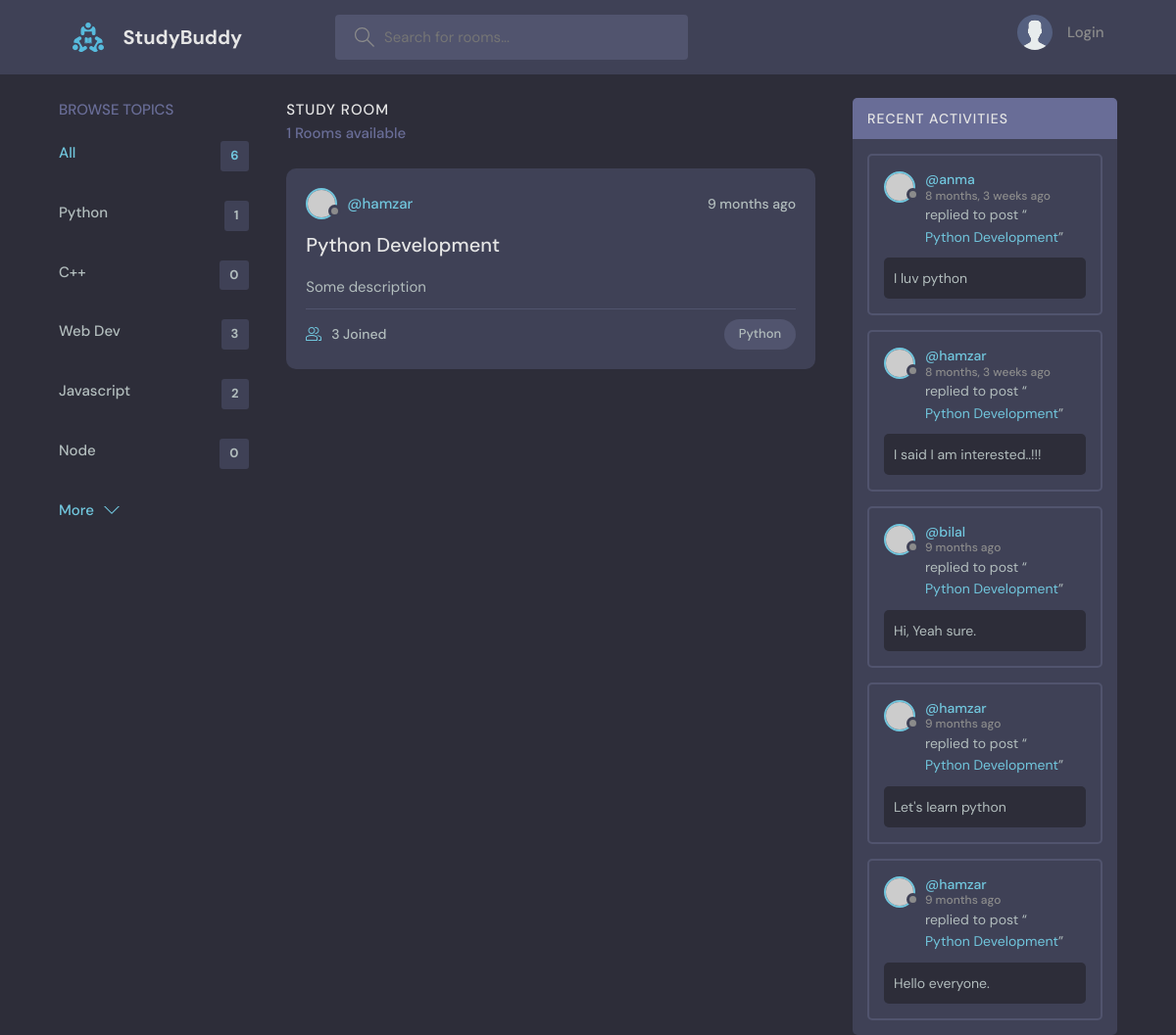
Page /?q=Python on the committed database.
### TestApp/models.py (models this page shows)
class Topic(models.Model):
    name=models.CharField(max_length=255)
    def __str__(self):
        return self.name

class Room(models.Model):
    topic=models.ForeignKey(Topic,on_delete=models.SET_NULL ,null=True)
    host=models.ForeignKey(User,on_delete=models.SET_NULL, null=True)
    participants=models.ManyToManyField(User,related_name='participants',blank=True)
    name=models.CharField(max_length=255)
    description=models.TextField(null=True, blank=True)
    updated_on=models.DateTimeField(auto_now=True)
    created_on=models.DateTimeField(auto_now_add=True)
    class Meta:
        ordering=['-updated_on','-created_on']
    def __str__(self):
        return self.name

class Message(models.Model):
    user=models.ForeignKey(User,on_delete=models.CASCADE)
    room=models.ForeignKey(Room,on_delete=models.CASCADE)
    body=models.TextField(null=False)
    updated_on=models.DateTimeField(auto_now=True)
    created_on=models.DateTimeField(auto_now_add=True)
    def __str__(self):
        return self.body[0:50]
    class Meta:
        ordering=['-updated_on','created_on']

### TestApp/views.py (the view)
# urls.py: path('', views.home,name='home'),
def home(request):
    q=request.GET.get('q') if request.GET.get('q') != None else ''
    rooms=Room.objects.filter(
        Q(topic__name__icontains=q) |
        Q(name__icontains=q) |
        Q(description__icontains=q)
    )
    room_messages=Message.objects.filter(
        Q(room__topic__name__icontains=q)
    )
    topics=Topic.objects.all()
    total_rooms=Room.objects.all().count()
    context={'rooms':rooms,'topics':topics, 'room_messages':room_messages,'total_rooms':total_rooms}
    return render(request,'TestApp/HomePage.html',context=context)

### TestApp/templates/TestApp/HomePage.html (shortened to what this page needs)
{% extends 'Main.html' %} {% block content %}
<main class="layout layout--3">
    <div class="container">
        {% include 'TestApp/topic_component.html' %}
        <div class="roomList">
            <div class="roomList__header">
                <div>
                    <h2>Study Room</h2>
                    <p>{{rooms.count}} Rooms available</p>
                </div>
            </div>
            {% include 'TestApp/feed_component.html' %}
        </div>
        {% include 'TestApp/activity_component.html' %}
    </div>
</main>
{% endblock content %}

### TestApp/templates/TestApp/topic_component.html
<div class="topics">
    <div class="topics__header">
        <h2>Browse Topics</h2>
    </div>
    <ul class="topics__list">
        <li>
            <a href="{% url 'home' %}" class="active">All <span>{{total_rooms}}</span></a>
        </li>
        {% for topic in topics %}
        <li>
            <a href="{% url 'home' %}?q={{topic.name}}">{{topic.name}} <span>{{topic.room_set.all.count}} </span></a>
        </li>
        {% endfor %}
    </ul>
    <a class="btn btn--link" href="topics.html">
        More
        <svg version="1.1" xmlns="http://www.w3.org/2000/svg" width="32" height="32" viewBox="0 0 32 32">
            <title>chevron-down</title>
            <path d="M16 21l-13-13h-3l16 16 16-16h-3l-13 13z"></path>
        </svg>
    </a>
</div>

### TestApp/templates/TestApp/feed_component.html (shortened to what this page needs)
{% for room in rooms %}
<div class="roomListRoom">
    <div class="roomListRoom__header">
        <a href="{% url 'user-profile' room.host.id %}" class="roomListRoom__author">
            <div class="avatar avatar--small">
                <img src="https://randomuser.me/api/portraits/women/11.jpg" />
            </div>
            <span>@{{room.host}}</span>
        </a>
        <div class="roomListRoom__actions">
            <span>{{room.created_on | timesince}} ago</span>
        </div>
    </div>
    <div class="roomListRoom__content">
        <a href="{% url 'room' room.id %}">{{room.name}}</a>
        <p>{{room.description}}</p>
    </div>
    <div class="roomListRoom__meta">
        <a href="{% url 'room' room.id %}" class="roomListRoom__joined">
            {{room.participants.count}} Joined
        </a>
        <p class="roomListRoom__topic">{{room.topic}}</p>
    </div>
</div>
{% endfor %}

### TestApp/templates/TestApp/activity_component.html (shortened to what this page needs)
<div class="activities">
    <div class="activities__header">
        <h2>Recent Activities</h2>
    </div>
    {% for message in room_messages %}
    <div class="activities__box">
        <div class="activities__boxHeader roomListRoom__header">
            <a href="{% url 'user-profile' message.user.id %}" class="roomListRoom__author">
                <div class="avatar avatar--small">
                    <img src="https://randomuser.me/api/portraits/women/11.jpg" />
                </div>
                <p>
                    @{{message.user}}
                    <span>{{message.created_on | timesince}} ago</span>
                </p>
            </a>
        </div>
        <div class="activities__boxContent">
            <p>replied to post “<a href="{% url 'room' message.room.id %}">{{message.room}}</a>”</p>
            <div class="activities__boxRoomContent">{{message}}</div>
        </div>
    </div>
    {% endfor %}
</div>

### rows in the picture
Topic: name "Python", room_set.all.count "1"
Topic: name "C++", room_set.all.count "0"
Topic: name "Web Dev", room_set.all.count "3"
Topic: name "Javascript", room_set.all.count "2"
Topic: name "Node", room_set.all.count "0"
Room: host "hamzar", created_on "9 months", name "Python Development", description "Some description", participants.count "3", topic "Python"
Message: user "anma", created_on "8 months, 3 weeks", room "Python Development", body "I luv python"
Message: user "hamzar", created_on "8 months, 3 weeks", room "Python Development", body "I said I am interested..!!!"
Message: user "bilal", created_on "9 months", room "Python Development", body "Hi, Yeah sure."
Message: user "hamzar", created_on "9 months", room "Python Development", body "Let's learn python"
Message: user "hamzar", created_on "9 months", room "Python Development", body "Hello everyone."

### other values in the picture
{{ total_rooms }} "6"
{{ rooms.count }} "1"
